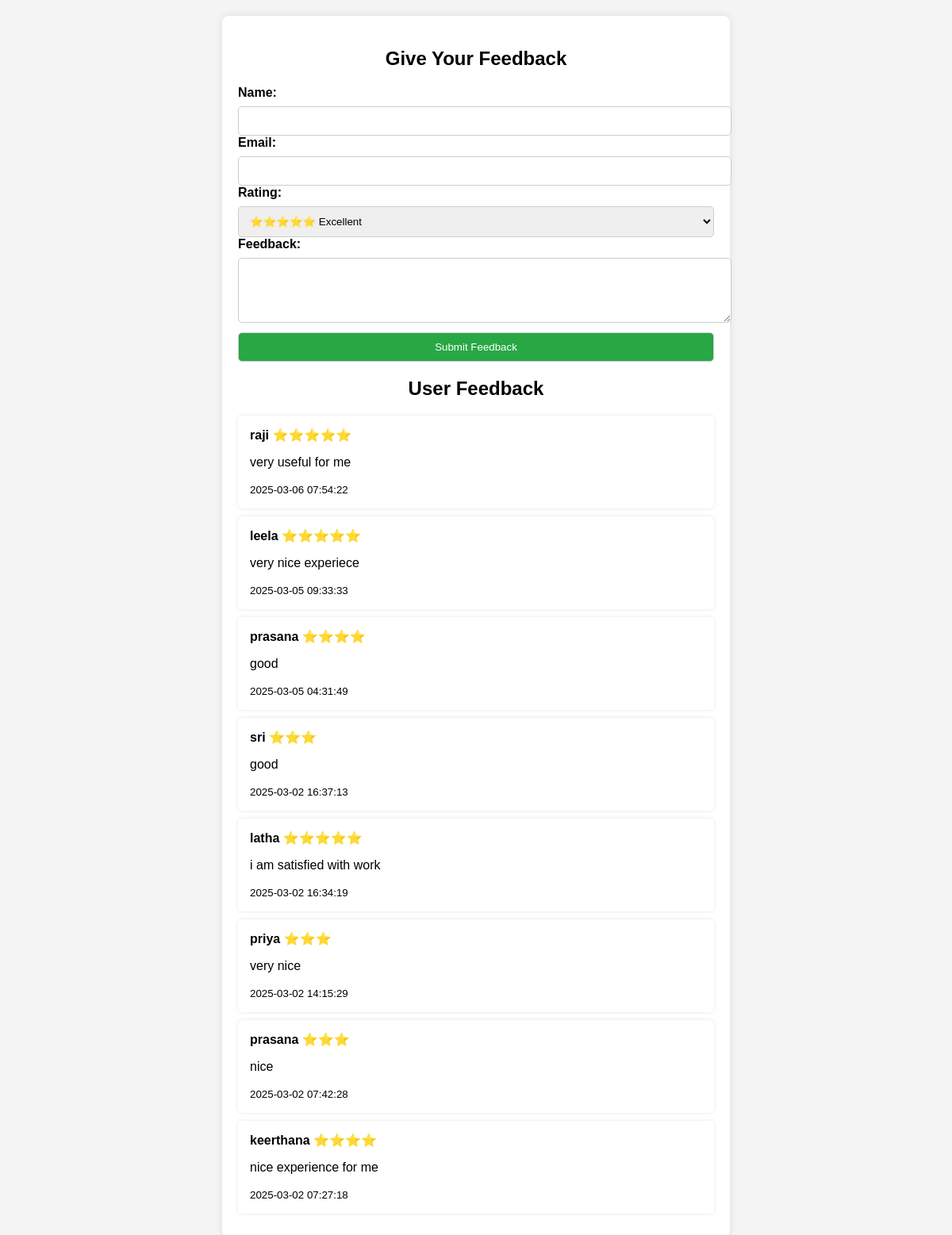
Page /feedback.php on the committed database.
### tables this page shows
CREATE TABLE `feedback` (
  `id` int(11) NOT NULL,
  `student_name` varchar(255) NOT NULL,
  `email` varchar(255) DEFAULT NULL,
  `rating` int(11) NOT NULL CHECK (`rating` between 1 and 5),
  `feedback` text NOT NULL,
  `created_at` timestamp NOT NULL DEFAULT current_timestamp()
);

### feedback.php (the view, shortened to what this page needs)
<?php
include('db.php');
$feedbacks = mysqli_query($conn, "SELECT * FROM feedback ORDER BY created_at DESC");
?>
<!DOCTYPE html>
<html lang="en">
<head>
</head>
<body>
<div class="container">
    <h2>Give Your Feedback</h2>
    <form action="feedback.php" method="POST">
        <label>Name:</label>
        <input type="text" name="name" required>
        <label>Email:</label>
        <input type="email" name="email">
        <label>Rating:</label>
        <select name="rating" required>
            <option value="5">⭐⭐⭐⭐⭐ Excellent</option>
        </select>
        <label>Feedback:</label>
        <textarea name="feedback" rows="4" required></textarea>
        <button type="submit">Submit Feedback</button>
    </form>
    <div class="feedback-list">
        <h2>User Feedback</h2>
        <?php while ($row = mysqli_fetch_assoc($feedbacks)) : ?>
            <div class="feedback-item">
                <strong><?php echo htmlspecialchars($row['student_name']); ?></strong>
                <span class="rating"><?php echo str_repeat("⭐", $row['rating']); ?></span>
                <p><?php echo nl2br(htmlspecialchars($row['feedback'])); ?></p>
                <small><?php echo $row['created_at']; ?></small>
            </div>
        <?php endwhile; ?>
    </div>
</div>
</body>
</html>

### feedback.php (style rules this page uses)
body { font-family: Arial, sans-serif; background-color: #f4f4f4; margin: 0; padding: 20px; }
.container { max-width: 600px; background: white; padding: 20px; border-radius: 8px; box-shadow: 0px 0px 10px rgba(0, 0, 0, 0.1); margin: auto; }
h2 { text-align: center; }
label { font-weight: bold; }
input, textarea, select, button { width: 100%; padding: 10px; margin-top: 8px; border-radius: 5px; border: 1px solid #ccc; }
button { background-color: #28a745; color: white; cursor: pointer; }
.feedback-list { margin-top: 20px; }
.feedback-item { background: #fff; padding: 15px; border-radius: 5px; box-shadow: 0px 0px 5px rgba(0, 0, 0, 0.1); margin-bottom: 10px; }
.rating { color: gold; }

### rows in the picture
feedback: student_name "raji", rating "⭐⭐⭐⭐⭐", feedback "very useful for me", created_at "2025-03-06 07:54:22"
feedback: student_name "leela", rating "⭐⭐⭐⭐⭐", feedback "very nice experiece", created_at "2025-03-05 09:33:33"
feedback: student_name "prasana", rating "⭐⭐⭐⭐", feedback "good", created_at "2025-03-05 04:31:49"
feedback: student_name "sri", rating "⭐⭐⭐", feedback "good", created_at "2025-03-02 16:37:13"
feedback: student_name "latha", rating "⭐⭐⭐⭐⭐", feedback "i am satisfied with work", created_at "2025-03-02 16:34:19"
feedback: student_name "priya", rating "⭐⭐⭐", feedback "very nice", created_at "2025-03-02 14:15:29"
feedback: student_name "prasana", rating "⭐⭐⭐", feedback "nice", created_at "2025-03-02 07:42:28"
feedback: student_name "keerthana", rating "⭐⭐⭐⭐", feedback "nice experience for me", created_at "2025-03-02 07:27:18"
